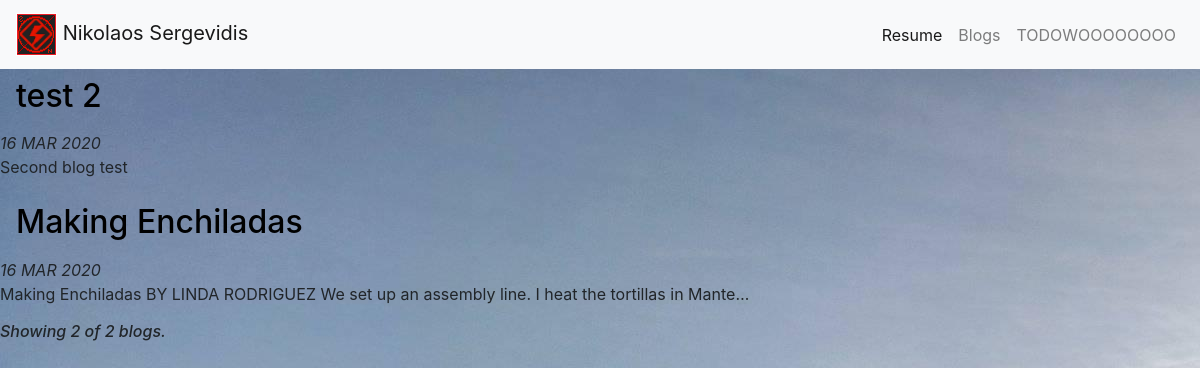
Before: /blog/ with the older database file.
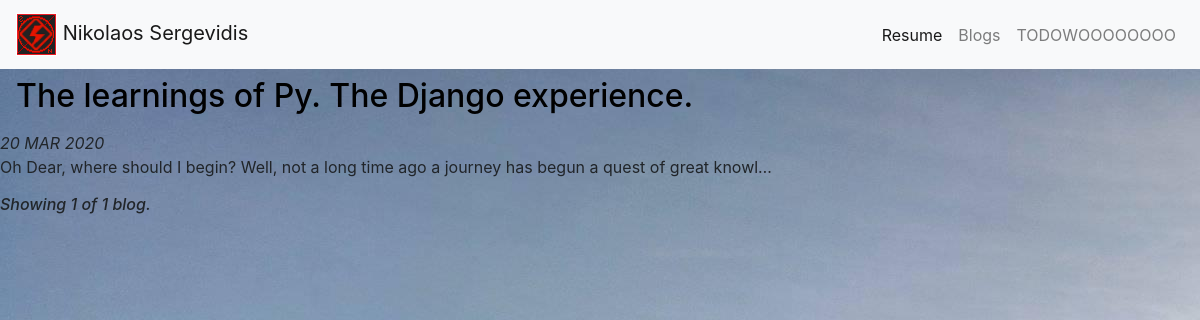
After: the same page with the newer database file.
### blog/models.py (models this page shows, shortened)
class Blog(models.Model):
    title = models.CharField(max_length=100)
    date = models.DateField()
    description = models.TextField()
    URL = models.URLField(blank=True)

### blog/views.py (the view)
# urls.py: path('', views.all_blogs, name = "all_blogs"),
def all_blogs(request):
    blog_count = Blog.objects.all()
    blogs = Blog.objects.order_by('-date')[:5]
    return render(request,'blog/all_blogs.html',{'blogs':blogs,'blog_count':blog_count})

### blog/templates/blog/all_blogs.html (shortened to what this page needs)
{% extends 'portofolio/base.html' %}
{% block content %}
  {% load static %}
    {% for blog in blogs %}
      <a id="blog_title_link" class="nav-link" href="{% url 'blog:detail' blog.id %}"> <h2>{{ blog.title }}</h2> </a>
      <i> {{ blog.date|date:'d M Y'|upper }} </i>
      <p> {{ blog.description|striptags|truncatechars:100  }}</p>
    {% endfor %}
    <h6> <i> Showing {{ blogs.count }} of {{ blog_count.count }} blog{{ blogs.count|pluralize }}. </i> </h6>
{% endblock %}

Changed rows visible on the page:
removed Blog: title "test 2", date "16 MAR 2020", description "Second blog test"
removed Blog: title "Making Enchiladas", date "16 MAR 2020", description "Making Enchiladas BY LINDA RODRIGUEZ We set up an assembly line. I heat the tortillas in Mante…"
added Blog: title "The learnings of Py. The Django experience.", date "20 MAR 2020", description "Oh Dear, where should I begin? Well, not a long time ago a journey has begun a quest of great knowl…"
Other visible differences:
{{ blogs.count }}: "2" → "1"
{{ blog_count.count }}: "2" → "1"
